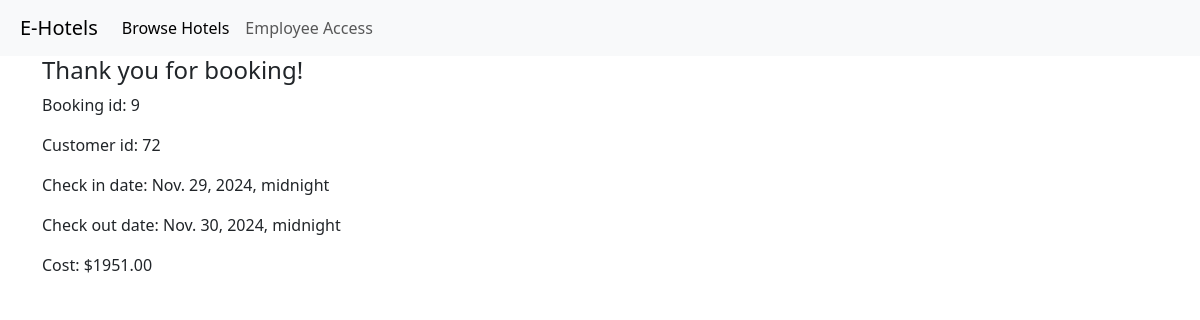
Screenshot of /booking/9 with the database file from the repository.
### hotel_system/models.py (models this page shows)
class BookingOrder(models.Model):
    room = models.ForeignKey('Room', on_delete=models.CASCADE, related_name='orders')
    id = models.AutoField(primary_key=True)
    customer = models.ForeignKey('Customer', on_delete=models.CASCADE)
    booking_date = models.DateTimeField(auto_now_add=True)
    check_in_date = models.DateTimeField()
    check_out_date = models.DateTimeField()
    cost = models.DecimalField(max_digits=10, decimal_places=2)
    is_active = models.BooleanField()

class Customer(models.Model):
    id = models.AutoField(primary_key=True)
    first_name = models.CharField(max_length=100)
    last_name = models.CharField(max_length=100)
    address = models.CharField(max_length=100)
    identification_type = models.CharField(max_length=100)
    identification_value = models.CharField(max_length=100)
    registration_date = models.DateTimeField(auto_now_add=True)

### hotel_system/views.py (the view)
# urls.py: path("booking/<int:booking_id>", views.booking, name='booking'),
def booking(request, booking_id):
    try:
        booking = BookingOrder.objects.get(id=booking_id)
    except LookupError:
        raise Http404(f"Booking order does not exist.")
    return render(request, "booking.html", {"booking": booking})

### hotel_system/templates/booking.html
{% extends "base.html" %} {% block title %} Room {% endblock %}
{% block content %}
{% load static %}
<body>
    <h4>Thank you for booking!</h4>
    <p>Booking id: {{ booking.id }}</p>
    <p>Customer id: {{ booking.customer.id }}</p>
    <p>Check in date: {{ booking.check_in_date }}</p>
    <p>Check out date: {{ booking.check_out_date }}</p>
    <p>Cost: ${{ booking.cost }}</p>
</body>
{% endblock %}

### rows the page displays
BookingOrder: id "9", customer.id "72", check_in_date "Nov. 29, 2024, midnight", check_out_date "Nov. 30, 2024, midnight", cost "1951.00"
